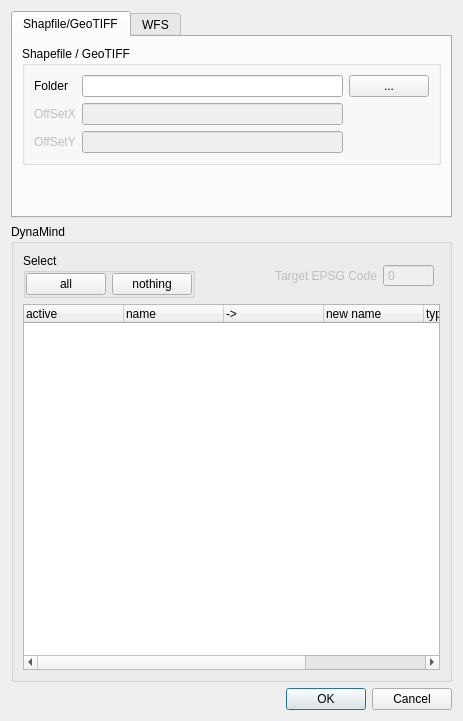
<?xml version="1.0" encoding="UTF-8"?>
<ui version="4.0">
 <class>GUIExport</class>
 <widget class="QDialog" name="GUIExport">
  <property name="geometry">
   <rect>
    <x>0</x>
    <y>0</y>
    <width>463</width>
    <height>721</height>
   </rect>
  </property>
  <property name="windowTitle">
   <string>Dialog</string>
  </property>
  <layout class="QVBoxLayout" name="verticalLayout">
   <item>
    <widget class="QTabWidget" name="tabWidget">
     <property name="sizePolicy">
      <sizepolicy hsizetype="Expanding" vsizetype="Minimum">
       <horstretch>0</horstretch>
       <verstretch>0</verstretch>
      </sizepolicy>
     </property>
     <property name="currentIndex">
      <number>0</number>
     </property>
     <widget class="QWidget" name="tab">
      <attribute name="title">
       <string>Shapfile/GeoTIFF</string>
      </attribute>
      <layout class="QVBoxLayout" name="verticalLayout_3">
       <item>
        <widget class="QGroupBox" name="groupBox">
         <property name="title">
          <string>Shapefile / GeoTIFF</string>
         </property>
         <layout class="QGridLayout" name="gridLayout">
          <item row="1" column="1">
           <widget class="QLineEdit" name="lineEdit_Filename"/>
          </item>
          <item row="1" column="2">
           <widget class="QPushButton" name="pushButton_Filename">
            <property name="text">
             <string>...</string>
            </property>
           </widget>
          </item>
          <item row="1" column="0">
           <widget class="QLabel" name="label">
            <property name="text">
             <string>Folder</string>
            </property>
           </widget>
          </item>
          <item row="2" column="0">
           <widget class="QLabel" name="label_8">
            <property name="enabled">
             <bool>false</bool>
            </property>
            <property name="text">
             <string>OffSetX</string>
            </property>
           </widget>
          </item>
          <item row="3" column="0">
           <widget class="QLabel" name="label_9">
            <property name="enabled">
             <bool>false</bool>
            </property>
            <property name="text">
             <string>OffSetY</string>
            </property>
           </widget>
          </item>
          <item row="2" column="1">
           <widget class="QLineEdit" name="lineEdit_offx">
            <property name="enabled">
             <bool>false</bool>
            </property>
           </widget>
          </item>
          <item row="3" column="1">
           <widget class="QLineEdit" name="lineEdit_offy">
            <property name="enabled">
             <bool>false</bool>
            </property>
           </widget>
          </item>
         </layout>
        </widget>
       </item>
       <item>
        <spacer name="verticalSpacer_2">
         <property name="orientation">
          <enum>Qt::Vertical</enum>
         </property>
         <property name="sizeHint" stdset="0">
          <size>
           <width>20</width>
           <height>40</height>
          </size>
         </property>
        </spacer>
       </item>
      </layout>
     </widget>
     <widget class="QWidget" name="tab_2">
      <property name="enabled">
       <bool>false</bool>
      </property>
      <attribute name="title">
       <string>WFS</string>
      </attribute>
      <layout class="QVBoxLayout" name="verticalLayout_2">
       <item>
        <widget class="QGroupBox" name="wfs_group">
         <property name="enabled">
          <bool>false</bool>
         </property>
         <property name="title">
          <string>WFS Server</string>
         </property>
         <layout class="QGridLayout" name="gridLayout_2">
          <item row="2" column="1">
           <widget class="QLineEdit" name="lineEdit_wfs_password">
            <property name="echoMode">
             <enum>QLineEdit::Password</enum>
            </property>
           </widget>
          </item>
          <item row="1" column="1">
           <widget class="QLineEdit" name="lineEdit_wfs_username"/>
          </item>
          <item row="2" column="0">
           <widget class="QLabel" name="label_5">
            <property name="text">
             <string>Password</string>
            </property>
           </widget>
          </item>
          <item row="1" column="0">
           <widget class="QLabel" name="label_4">
            <property name="text">
             <string>Username</string>
            </property>
           </widget>
          </item>
          <item row="0" column="0">
           <widget class="QLabel" name="label_2">
            <property name="text">
             <string>Server</string>
            </property>
           </widget>
          </item>
          <item row="0" column="1">
           <widget class="QLineEdit" name="lineEdit_wfs_server"/>
          </item>
          <item row="3" column="2">
           <widget class="QCheckBox" name="checkBox_flip">
            <property name="text">
             <string>Flip</string>
            </property>
           </widget>
          </item>
          <item row="3" column="1">
           <widget class="QPushButton" name="wfsUpdateButton">
            <property name="text">
             <string>Update</string>
            </property>
           </widget>
          </item>
         </layout>
        </widget>
       </item>
      </layout>
     </widget>
    </widget>
   </item>
   <item>
    <widget class="QGroupBox" name="groupBox_linkWithExistingView">
     <property name="title">
      <string>DynaMind</string>
     </property>
     <layout class="QGridLayout" name="gridLayout_3">
      <item row="4" column="0">
       <layout class="QHBoxLayout" name="horizontalLayout_5">
        <item>
         <widget class="QGroupBox" name="Select">
          <property name="title">
           <string>Select</string>
          </property>
          <layout class="QHBoxLayout" name="horizontalLayout_2">
           <property name="margin">
            <number>0</number>
           </property>
           <item>
            <widget class="QPushButton" name="selectAllButton">
             <property name="sizePolicy">
              <sizepolicy hsizetype="Minimum" vsizetype="Fixed">
               <horstretch>0</horstretch>
               <verstretch>0</verstretch>
              </sizepolicy>
             </property>
             <property name="text">
              <string>all</string>
             </property>
            </widget>
           </item>
           <item>
            <widget class="QPushButton" name="selectNothingButton">
             <property name="text">
              <string>nothing</string>
             </property>
            </widget>
           </item>
          </layout>
         </widget>
        </item>
        <item>
         <spacer name="horizontalSpacer">
          <property name="orientation">
           <enum>Qt::Horizontal</enum>
          </property>
          <property name="sizeHint" stdset="0">
           <size>
            <width>40</width>
            <height>20</height>
           </size>
          </property>
         </spacer>
        </item>
        <item>
         <widget class="QLabel" name="label_7">
          <property name="enabled">
           <bool>false</bool>
          </property>
          <property name="text">
           <string>Target EPSG Code</string>
          </property>
         </widget>
        </item>
        <item>
         <widget class="QSpinBox" name="epsgCode">
          <property name="enabled">
           <bool>false</bool>
          </property>
          <property name="frame">
           <bool>true</bool>
          </property>
          <property name="buttonSymbols">
           <enum>QAbstractSpinBox::NoButtons</enum>
          </property>
          <property name="maximum">
           <number>999999999</number>
          </property>
         </widget>
        </item>
       </layout>
      </item>
      <item row="7" column="0" colspan="2">
       <widget class="QTreeWidget" name="viewTree">
        <property name="sizePolicy">
         <sizepolicy hsizetype="Expanding" vsizetype="Expanding">
          <horstretch>0</horstretch>
          <verstretch>0</verstretch>
         </sizepolicy>
        </property>
        <property name="headerHidden">
         <bool>false</bool>
        </property>
        <property name="columnCount">
         <number>6</number>
        </property>
        <attribute name="headerVisible">
         <bool>true</bool>
        </attribute>
        <column>
         <property name="text">
          <string>active</string>
         </property>
        </column>
        <column>
         <property name="text">
          <string>name</string>
         </property>
        </column>
        <column>
         <property name="text">
          <string>-&gt;</string>
         </property>
        </column>
        <column>
         <property name="text">
          <string>new name</string>
         </property>
        </column>
        <column>
         <property name="text">
          <string>type</string>
         </property>
        </column>
        <column>
         <property name="text">
          <string>source epsg</string>
         </property>
        </column>
       </widget>
      </item>
     </layout>
    </widget>
   </item>
   <item>
    <widget class="QDialogButtonBox" name="buttonBox">
     <property name="orientation">
      <enum>Qt::Horizontal</enum>
     </property>
     <property name="standardButtons">
      <set>QDialogButtonBox::Cancel|QDialogButtonBox::Ok</set>
     </property>
    </widget>
   </item>
  </layout>
 </widget>
 <resources/>
 <connections>
  <connection>
   <sender>buttonBox</sender>
   <signal>accepted()</signal>
   <receiver>GUIExport</receiver>
   <slot>accept()</slot>
   <hints>
    <hint type="sourcelabel">
     <x>248</x>
     <y>254</y>
    </hint>
    <hint type="destinationlabel">
     <x>157</x>
     <y>274</y>
    </hint>
   </hints>
  </connection>
  <connection>
   <sender>buttonBox</sender>
   <signal>rejected()</signal>
   <receiver>GUIExport</receiver>
   <slot>reject()</slot>
   <hints>
    <hint type="sourcelabel">
     <x>316</x>
     <y>260</y>
    </hint>
    <hint type="destinationlabel">
     <x>286</x>
     <y>274</y>
    </hint>
   </hints>
  </connection>
 </connections>
</ui>
